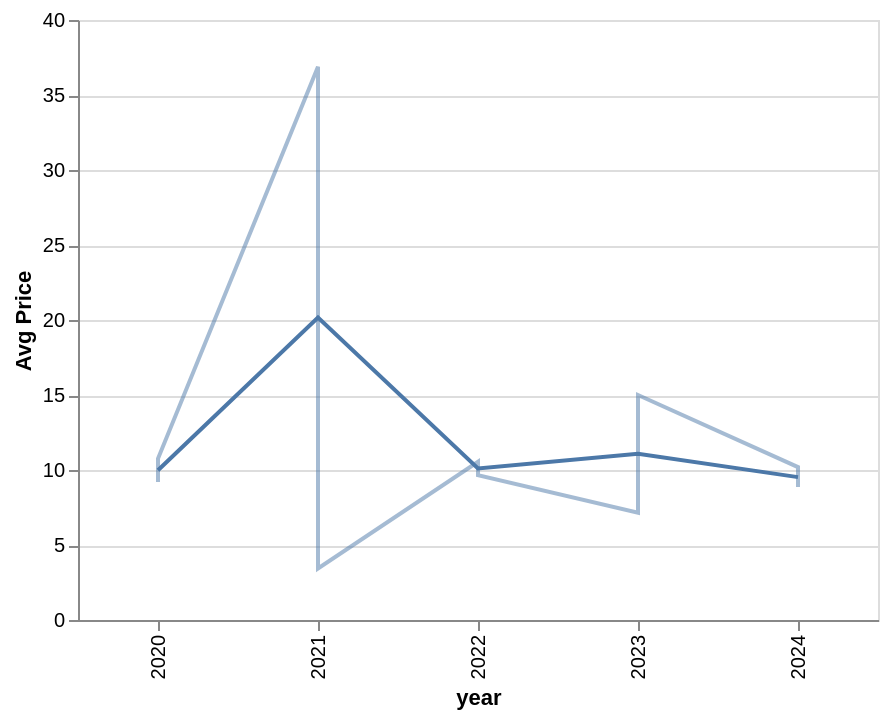

Describe this chart as a Vega-Lite specification.
### Vega-Lite specification from a JSON file in a GitHub repository (floating-point values rounded to 4 significant figures)
{"$schema": "https://vega.github.io/schema/vega-lite/v5.json", "width": 400, "data": {"values": [{"price": 9.2, "year": 2020}, {"price": 10.76, "year": 2020}, {"price": 36.88, "year": 2021}, {"price": 3.44, "year": 2021}, {"price": 10.55, "year": 2022}, {"price": 9.65, "year": 2022}, {"price": 7.15, "year": 2023}, {"price": 15.0, "year": 2023}, {"price": 10.19, "year": 2024}, {"price": 8.86, "year": 2024}]}, "layer": [{"mark": "line", "encoding": {"x": {"field": "year"}, "y": {"field": "price", "aggregate": "mean", "type": "quantitative", "title": "Avg Price"}}}, {"mark": {"type": "line", "opacity": 0.5}, "encoding": {"x": {"field": "year"}, "y": {"field": "price", "aggregate": {"exponential": 0.5}, "type": "quantitative"}}}]}
